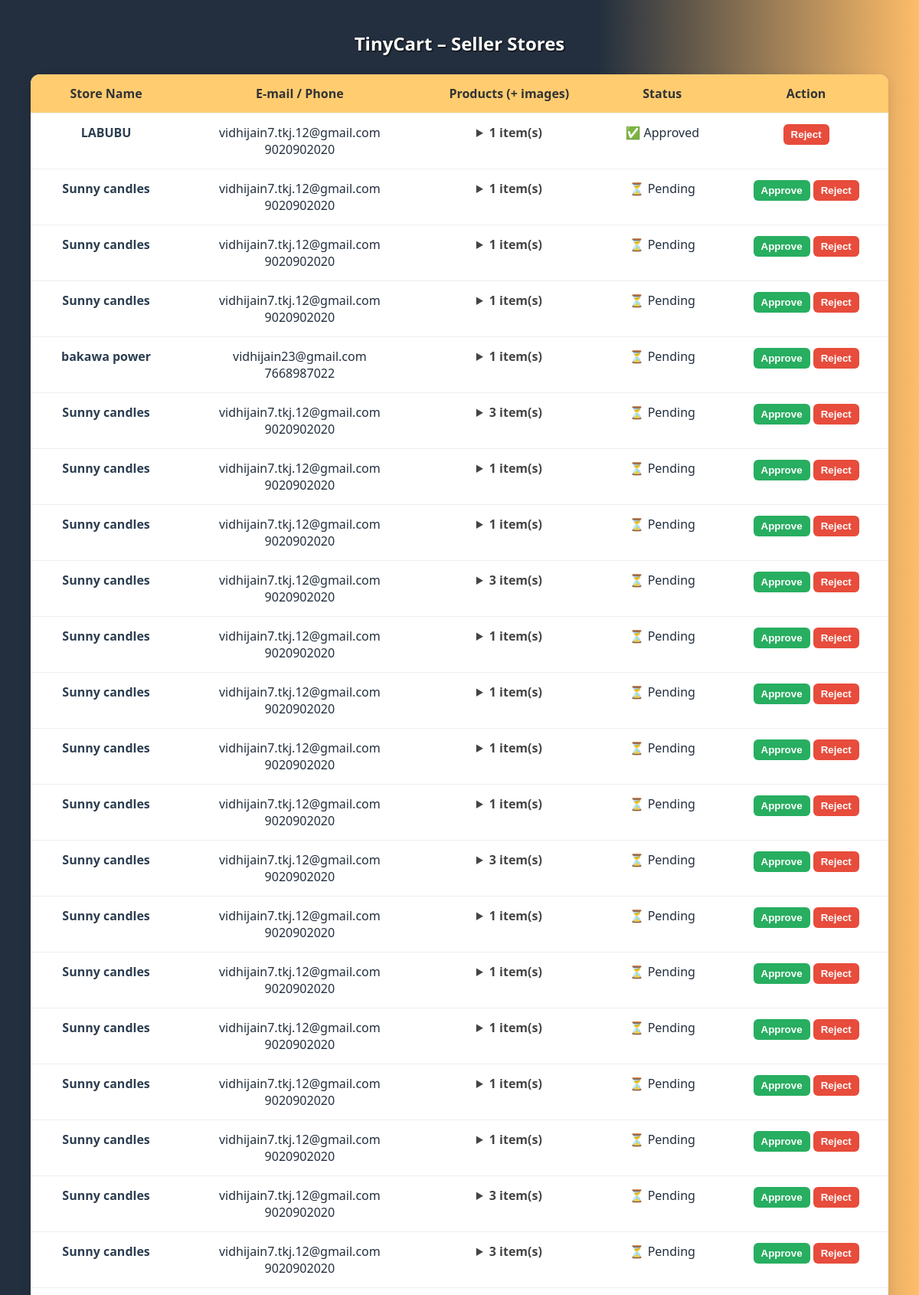
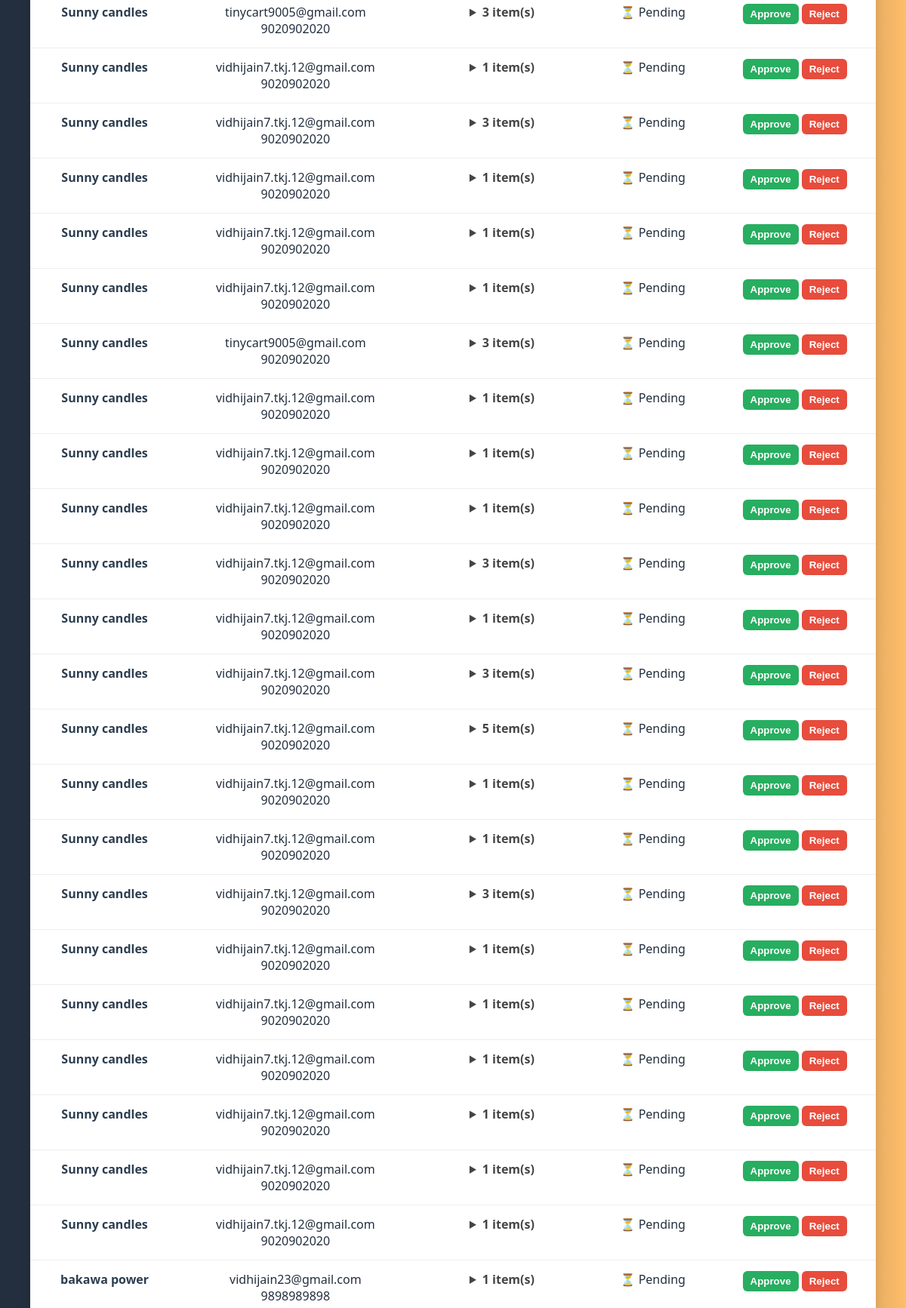
Screenshot of /tiny-admin/stores (signed in, upper part) with the database file from the repository (2 pictures, top to bottom).
### tables this page shows
CREATE TABLE stores(
        store_id TEXT, store_name TEXT, store_desc TEXT, email TEXT,
        owner_phone TEXT, owner_pin TEXT, qr_file TEXT,
        p_name TEXT, p_d TEXT, p_p REAL, p_q INTEGER, p_i TEXT, approved INTEGER DEFAULT 0, created_at TIMESTAMP);

### main.py (the view)
@app.route("/tiny-admin/stores")
def tiny_admin_stores():
    if not session.get("is_tinycart_admin"):
        return "❌  Not accessible to you", 403
    rows = db().cursor().execute("""
        SELECT store_id,
               MAX(store_name)  AS store_name,
               MAX(email)       AS email,
               MAX(owner_phone) AS owner_phone,
               MAX(approved)    AS approved,
               MAX(created_at)  AS created_at
        FROM   stores
        GROUP  BY store_id
        ORDER  BY MAX(created_at) DESC
    """).fetchall()
    product_map = get_products_by_store()
    return render_template("tiny_admin_dashboard.html",
                           rows=rows,
                           product_map=product_map)

### main.py (called while the page is built)
def db():
    return sqlite3.connect(DB_PATH, detect_types=sqlite3.PARSE_DECLTYPES)

def get_products_by_store():
    cur = db().cursor()
    rows = cur.execute(
        "SELECT store_id, p_name, p_i FROM stores ORDER BY rowid"
    ).fetchall()
    prod_dict = {}
    for sid, pname, pimg in rows:
        prod_dict.setdefault(sid, []).append((pname, pimg))
    return prod_dict

### templates/tiny_admin_dashboard.html (shortened to what this page needs)
<!DOCTYPE html>
<html>
<head>
</head>
<body>
<h2 style="text-align:center;margin-bottom:24px">TinyCart – Seller Stores</h2>
<table>
  <tr>
    <th>Store Name</th>
    <th>E‑mail / Phone</th>
    <th>Products (+ images)</th>
    <th>Status</th>
    <th>Action</th>
  </tr>
  {% for s in rows %}
  <tr>
    <td>
      <a href="{{ url_for('view_store', store_id=s[0]) }}"
         target="_blank"
         style="text-decoration:none;font-weight:bold">
        {{ s[1] }}
      </a>
    </td>
    <td>
      {{ s[2] }}<br>{{ s[3] }}
    </td>
    <td>
      <details>
        <summary>{{ product_map[s[0]]|length }} item(s)</summary>
      </details>
    </td>
    <td>
      {% if s[4]==1 %}✅ Approved
      {% elif s[4]==-1 %}❌ Rejected
      {% else %}⏳ Pending{% endif %}
    </td>
    <td>
      {% if s[4] != 1 %}
        <form action="{{ url_for('tiny_admin_approve', store_id=s[0]) }}"
              method="post" style="display:inline">
          <button class="ok">Approve</button>
        </form>
      {% endif %}
      <form action="{{ url_for('tiny_admin_reject', store_id=s[0]) }}"
            method="post" style="display:inline">
        <button class="no">Reject</button>
      </form>
    </td>
  </tr>
  {% endfor %}
</table>
</body>
</html>

### templates/tiny_admin_dashboard.html (style rules this page uses)
* { box-sizing: border-box; margin: 0; padding: 0; }
body { font-family: 'Segoe UI', Arial, sans-serif; background: linear-gradient(to right, #232f3e 65%, #febd69 100%); color: #232f3e; min-height: 100vh; padding: 40px; }
h2 { text-align: center; margin-bottom: 24px; color: #fff; text-shadow: 1px 1px 2px #000; }
table { width: 100%; max-width: 1200px; margin: auto; border-collapse: collapse; background: #fff; border-radius: 12px; box-shadow: 0 4px 14px rgba(0,0,0,.1); overflow: hidden; }
th, td { padding: 14px; border-bottom: 1px solid #eee; text-align: center; vertical-align: top; }
th { background: #ffcc70; font-size: 1rem; font-weight: bold; color: #333; }
button { padding: 6px 10px; border: none; border-radius: 6px; cursor: pointer; font-weight: 600; }
.ok { background: #27ae60; color: #fff; }
.no { background: #e74c3c; color: #fff; }
details summary { cursor: pointer; font-weight: 600; color: #444; margin-bottom: 6px; }
a { text-decoration: none; color: #2c3e50; font-weight: bold; }

### rows the page displays
stores: store_name "LABUBU", email "vidhijain7.tkj.12@gmail.com", owner_phone "9020902020", product_map "1", shows "✅ Approved"

### other values shown
{{ s[1] }} "Sunny candles" "Sunny candles" "Sunny candles" "bakawa power" "Sunny candles" "Sunny candles" "Sunny candles" "Sunny candles" "Sunny candles" "Sunny candles" "Sunny candles" "Sunny candles" "Sunny candles" "Sunny candles" "Sunny candles" "Sunny candles" "Sunny candles" "Sunny candles" "Sunny candles" "Sunny candles" "Sunny candles" "Sunny candles" "Sunny candles" "Sunny candles" "Sunny candles" "Sunny candles" "Sunny candles" "Sunny candles" "Sunny candles" "Sunny candles" "Sunny candles" "Sunny candles" "Sunny candles" "Sunny candles" "Sunny candles" "Sunny candles" "Sunny candles" "Sunny candles" "Sunny candles" "Sunny candles" "Sunny candles" "Sunny candles" "Sunny candles" "bakawa power"
{{ s[2] }} "vidhijain7.tkj.12@gmail.com" "vidhijain7.tkj.12@gmail.com" "vidhijain7.tkj.12@gmail.com" "vidhijain23@gmail.com" "vidhijain7.tkj.12@gmail.com" "vidhijain7.tkj.12@gmail.com" "vidhijain7.tkj.12@gmail.com" "vidhijain7.tkj.12@gmail.com" "vidhijain7.tkj.12@gmail.com" "vidhijain7.tkj.12@gmail.com" "vidhijain7.tkj.12@gmail.com" "vidhijain7.tkj.12@gmail.com" "vidhijain7.tkj.12@gmail.com" "vidhijain7.tkj.12@gmail.com" "vidhijain7.tkj.12@gmail.com" "vidhijain7.tkj.12@gmail.com" "vidhijain7.tkj.12@gmail.com" "vidhijain7.tkj.12@gmail.com" "vidhijain7.tkj.12@gmail.com" "vidhijain7.tkj.12@gmail.com" "tinycart9005@gmail.com" "vidhijain7.tkj.12@gmail.com" "vidhijain7.tkj.12@gmail.com" "vidhijain7.tkj.12@gmail.com" "vidhijain7.tkj.12@gmail.com" "vidhijain7.tkj.12@gmail.com" "tinycart9005@gmail.com" "vidhijain7.tkj.12@gmail.com" "vidhijain7.tkj.12@gmail.com" "vidhijain7.tkj.12@gmail.com" "vidhijain7.tkj.12@gmail.com" "vidhijain7.tkj.12@gmail.com" "vidhijain7.tkj.12@gmail.com" "vidhijain7.tkj.12@gmail.com" "vidhijain7.tkj.12@gmail.com" "vidhijain7.tkj.12@gmail.com" "vidhijain7.tkj.12@gmail.com" "vidhijain7.tkj.12@gmail.com" "vidhijain7.tkj.12@gmail.com" "vidhijain7.tkj.12@gmail.com" "vidhijain7.tkj.12@gmail.com" "vidhijain7.tkj.12@gmail.com" "vidhijain7.tkj.12@gmail.com" "vidhijain23@gmail.com"
{{ s[3] }} "9020902020" "9020902020" "9020902020" "7668987022" "9020902020" "9020902020" "9020902020" "9020902020" "9020902020" "9020902020" "9020902020" "9020902020" "9020902020" "9020902020" "9020902020" "9020902020" "9020902020" "9020902020" "9020902020" "9020902020" "9020902020" "9020902020" "9020902020" "9020902020" "9020902020" "9020902020" "9020902020" "9020902020" "9020902020" "9020902020" "9020902020" "9020902020" "9020902020" "9020902020" "9020902020" "9020902020" "9020902020" "9020902020" "9020902020" "9020902020" "9020902020" "9020902020" "9020902020" "9898989898"
{{ product_map[s[0]]|length }} "1" "1" "1" "1" "3" "1" "1" "3" "1" "1" "1" "1" "3" "1" "1" "1" "1" "1" "3" "3" "3" "1" "3" "1" "1" "1" "3" "1" "1" "1" "3" "1" "3" "5" "1" "1" "3" "1" "1" "1" "1" "1" "1" "1"
